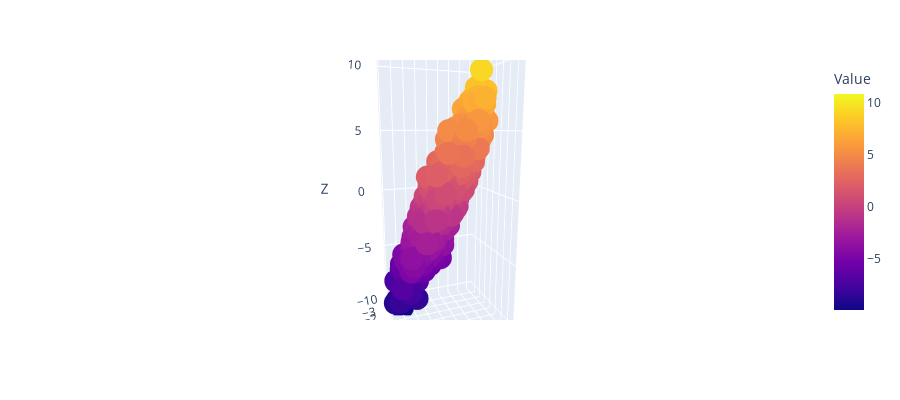

Notebook cell for this chart:
### Code cell
num_data_points = 10000

# Generating y = x0 + 2x1 data
x0 = np.random.randn(num_data_points)
x1 = np.random.randn(num_data_points)
noise = np.random.normal(size=num_data_points, scale=1)
y = x0 + 2*x1 + noise

# Create a DataFrame for Plotly
df = pd.DataFrame({'X': x0, 'Y': x1, 'Z': y, 'Value': y})  # You can use any column for coloring

fig = px.scatter_3d(df, x='X', y='Y', z='Z', color='Value', size_max=10)

fig.update_layout(
    width=900,  # Width in pixels
    height=400  # Height in pixels
)

fig.show()

### Figure 1 — Plotly figure (JSON) as saved in the notebook; plotly's stock layout.template omitted (floating-point values rounded to 4 significant figures; data arrays with more than 128 entries replaced by an {"elided": "..."} marker saying what was removed)
{"data": [{"hovertemplate": "X=%{x}<br>Y=%{y}<br>Z=%{z}<br>Value=%{marker.color}<extra></extra>", "legendgroup": "", "marker": {"color": {"elided": "10000 float values"}, "coloraxis": "coloraxis", "symbol": "circle"}, "mode": "markers", "name": "", "scene": "scene", "showlegend": false, "type": "scatter3d", "x": {"elided": "10000 float values"}, "y": {"elided": "10000 float values"}, "z": {"elided": "10000 float values"}}], "layout": {"coloraxis": {"colorbar": {"title": {"text": "Value"}}, "colorscale": [[0, "#0d0887"], [0.1111, "#46039f"], [0.2222, "#7201a8"], [0.3333, "#9c179e"], [0.4444, "#bd3786"], [0.5556, "#d8576b"], [0.6667, "#ed7953"], [0.7778, "#fb9f3a"], [0.8889, "#fdca26"], [1, "#f0f921"]]}, "height": 400, "legend": {"tracegroupgap": 0}, "margin": {"t": 60}, "scene": {"aspectmode": "auto", "aspectratio": {"x": 0.6837, "y": 0.752, "z": 1.945}, "camera": {"center": {"x": 0, "y": 0, "z": 0}, "eye": {"x": 1.99, "y": -0.7421, "z": 0.4222}, "projection": {"type": "perspective"}, "up": {"x": 0, "y": 0, "z": 1}}, "domain": {"x": [0, 1], "y": [0, 1]}, "xaxis": {"title": {"text": "X"}, "type": "linear"}, "yaxis": {"title": {"text": "Y"}, "type": "linear"}, "zaxis": {"title": {"text": "Z"}, "type": "linear"}}, "width": 900}}
